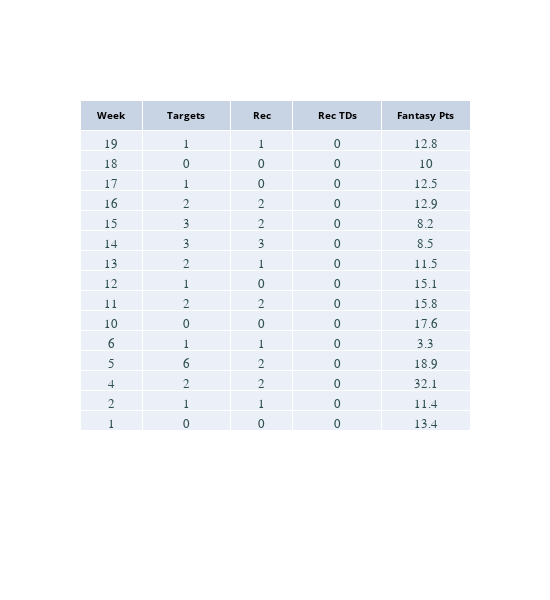

Notebook code cell kept with this figure:
### Code cell
##   go.Table wide

wide = get_rec_table_wide(player_season)

fig = go.Figure(data = [go.Table(columnwidth = [.7,1,.7,1,1],
                                 header = dict(values = ['<b>Week</b>','<b>Targets</b>','<b>Rec</b>','<b>Rec TDs</b>','<b>Fantasy Pts</b>'],
                                               align = "center",
                                               font = dict(size=10, color='black')),
                                 cells = dict(values = [wide.week, wide.targets, wide.receptions, wide.receiving_tds, wide.fantasy_points],
                                              align = "center",
                                              font = dict(color = "darkslategrey", size = 13, family = 'Courier New')))])
 
fig.update_layout(width=550, height=600)
table2 = fig
fig.show()

### Figure 1 — Plotly figure (JSON) as saved in the notebook; plotly's stock layout.template omitted (floating-point values rounded to 4 significant figures)
{"data": [{"cells": {"align": "center", "font": {"color": "darkslategrey", "family": "Courier New", "size": 13}, "values": [[19, 18, 17, 16, 15, 14, 13, 12, 11, 10, 6, 5, 4, 2, 1], [1, 0, 1, 2, 3, 3, 2, 1, 2, 0, 1, 6, 2, 1, 0], [1, 0, 0, 2, 2, 3, 1, 0, 2, 0, 1, 2, 2, 1, 0], [0, 0, 0, 0, 0, 0, 0, 0, 0, 0, 0, 0, 0, 0, 0], [12.8, 10, 12.5, 12.9, 8.2, 8.5, 11.5, 15.1, 15.8, 17.6, 3.3, 18.9, 32.1, 11.4, 13.4]]}, "columnwidth": [0.7, 1, 0.7, 1, 1], "header": {"align": "center", "font": {"color": "black", "size": 10}, "values": ["<b>Week</b>", "<b>Targets</b>", "<b>Rec</b>", "<b>Rec TDs</b>", "<b>Fantasy Pts</b>"]}, "type": "table"}], "layout": {"height": 600, "width": 550}}
